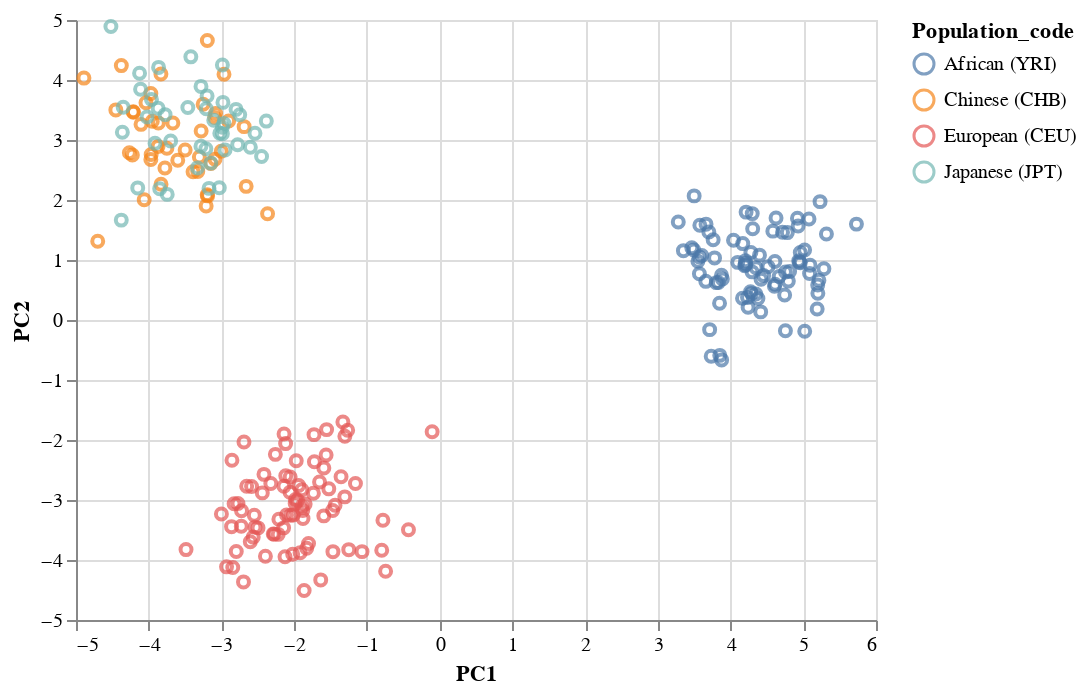

The notebook cell this image was saved under:
### Markdown cell above
Above, we can see that individuals of European ancestry are in the right cluster, individuals with Chinese and Japanese are in the left cluster, and individuals with African ancestry clustered in the middle. 

The observation aligns with the knowledge that genetic changes within a population occurred when humans began to migrate out of Africa and experienced environmental (and other) selective factors. It would make sense that the European and Asian clusters are further away from each other than from the African cluster.

There are many unlabeled individuals in the plot, let's remove them and look at the clusters without them.

### Code cell
alt.renderers.enable('mimetype')
alt.Chart(label_plot_df.loc[label_plot_df.Population_code != 'Unknown']).mark_point().encode(
    x = 'PC1',
    y = 'PC2',
    color = 'Population_code'
)

### Figure 1 — Vega-Lite specification as saved in the notebook (floating-point values rounded to 4 significant figures; data arrays with more than 128 entries replaced by an {"elided": "..."} marker saying what was removed)
{"$schema": "https://vega.github.io/schema/vega-lite/v4.17.0.json", "config": {"view": {"continuousHeight": 300, "continuousWidth": 400}}, "data": {"name": "data-6fc3a1de5eeb91994117ddd21be3ec32"}, "datasets": {"data-6fc3a1de5eeb91994117ddd21be3ec32": {"elided": "247 records"}}, "encoding": {"color": {"field": "Population_code", "type": "nominal"}, "x": {"field": "PC1", "type": "quantitative"}, "y": {"field": "PC2", "type": "quantitative"}}, "mark": "point"}
